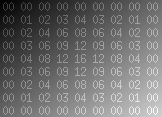
#> input picture Images/numbers.png, 162 x 117 px
$ python extraction_de_chiffres.py   (older library calls are emulated)
#> lines starting #> are read from the running program, lines starting #| are printed output that depends on the picture; after the words box and inside, x2 and y2 are one past the last pixel; in counts of white or black regions, pixels touching at a corner belong together
### common/strel.py
__author__ = 'chaussard'

import numpy as np
from operator import itemgetter
import math

#Fonction permettant de construire un element structurant
#Il faut choisir le type (disque, carre, diamant, ligne)
#Puis le parametre de taille et, dans le cas de la ligne, le parametre d'angle
#L'element structurant est donne sous forme de liste de coordonnees
def build_as_list(type, size, angle):
    if (type  == 'disque'):
        Strel = [] #Le resultat sera une liste de coordonnees
        #On parcourt tous les pixels entre -size et size pour tester si le disque passerait par le pixel : si oui, on l'allume
        for x in range(-((np.int)(size))-1,((np.int)(size))+2):
            for y in range(-((np.int)(size))-1,((np.int)(size))+2):
                if( (abs(x)-0.5)*(abs(x)-0.5) + (abs(y)-0.5)*(abs(y)-0.5) <= size*size ):
                    Strel.append((y,x))

    elif (type == 'carre'):
        #On place dans le resultat toutes les coordonnees entre -size et size inclus
        Strel = [(y,x) for x in range(-size, size+1) for y in range(-size, size+1)]

    elif (type == 'diamant'):
        #On parcourt ligne par ligne pour ajouter les segments qu'il faut
        Strel = [(i,j) for i in range(-size,size+1) for j in range(-size+abs(i), size-abs(i)+1)]


    elif (type == 'ligne'):
        Strel = []
        #Une ligne
        d=size
        a=angle

        #On place l'angle dans un intervalle entre 90 et -90
        while (a > 90):
            a = a - 180
        while (a < -90):
            a = a + 180
        #Si l'angle est superieur a 45deg, on retire 90def et on tournera le resultat obtenu...
        rot=0
        if (a>45):
            a = a-90
            rot=1
        elif (a<-45):
            a = a+90
            rot=3;
        #Conversion de l'angle en radian
        a=a*math.pi/180
        #Petite conversion pour ramener l'angle par rapport au coin inferieur gauche de l'ecran
        a=-a

        #Calcul de la taille de l'element structurant en fonction de d
        lx = int(math.ceil(d/math.sqrt(1+math.tan(a)*math.tan(a))))
        if(lx==0):
            lx = 1
        ly = int(math.ceil(d*math.tan(abs(a))/math.sqrt(1+math.tan(a)*math.tan(a))))
        if(ly==0):
            ly = 1

        #Allocation du resultat
        Strel = []

        #Algo de Bresenham
        for x in range(-lx,lx+1):
            y = math.tan(a)*x;
            Strel.append((int(round(y)), x))

        #Si nous devons tourner le resultat...
        if(rot>0):
            #La rotation s'effectue avec une transposee puis un flip horizontal
            for i in range(0, len(Strel)):
                Strel[i] = (-Strel[i][1], Strel[i][0])

    else:
        assert(False), type+" n'est pas un nom d'element structurant valide pour cette fonction."


    return Strel


#Fonction permettant de construire un element structurant
#Il faut choisir le type (disque, carre, diamant, ligne)
#Puis le parametre de taille et, dans le cas de la ligne, le parametre d'angle
#L'element structurant est donne sous forme d'une image
def build(type, size, angle=0):
	return toImage(build_as_list(type, size, angle))


#Fonction permettant de construire une image a partir d'une liste de points d'un element structurant
def toImage(Strel):
    if len(Strel) == 0:
        assert (False), "L element structurant donne en parametre est vide (trop petit)."

    #On recupere les plus grandes et petites coordonnees de l'element structurant
    max_i = max(Strel, key=itemgetter(0))[0]
    min_i = min(Strel, key=itemgetter(0))[0]
    max_j = max(Strel, key=itemgetter(1))[1]
    min_j = min(Strel, key=itemgetter(1))[1]


    #On alloue l'image de sortie
    Im = np.zeros([max_i-min_i+1, max_j-min_j+1, 1], np.uint8)

    for (i,j) in Strel:
        Im[i+abs(min_i), j+abs(min_j)] = 255

    return Im

### common/morpho.py
import cv2
import numpy

def erosion(img, el):
    return cv2.erode(img, el)

def dilatation(img, el):
    return cv2.dilate(img, el)

def gradient(img, el):
    return dilatation(img, el) - erosion(img, el)

def ouverture(img, el):
    return dilatation(erosion(img, el), el)

def fermeture(img, el):
    return erosion(dilatation(img, el), el)

def dilatation_conditionnelle(img, m, el):
    return numpy.minimum(img, dilatation(m, el))

def erosion_conditionnelle(img, m, el):
    return numpy.maximum(img, erosion(m, el))

# [25 lines left out: functions reconstruction_inferieure, reconstruction_superieure, ouverture_reconstruction, not called in this run]

def fermeture_reconstruction(im, el_fe, el_r):
    op = fermeture(im, el_fe)
    return reconstruction_superieure(im, op, el_r)

# [13 lines of commented-out code are left out]

# [26 lines left out: function ligne_des_eaux, not called in this run]

### common/utils.py
import cv2
import numpy as np

def seuil(img, seuil):
    img[img < seuil] = 0
    img[img >= seuil] = 255
    return img

def afficher(im, titre):
    cv2.imshow(titre, im)
    cv2.waitKey(0)


# La fonction de callback de la souris
# Le premier parametre decrit l'evenement de la souris qui a appele la fonction, les deux suivants donnent les coordonnes ou cet evenement a eu lieu, et le quatrieme decrit l'etat de la souris lors de l'evenement (bouton appuye, relache, etc...)
# Ces parametres sont toujours obligatoires pour cette fonction
# Le cinquieme parametre est personnalisable selon les cas
# Ici, c'est une liste avec en premier, l'image que l'on affiche et dont on va changer des couleurs de pixel
# Ensuite, trois valeurs pour specifier de quelle couleur on souhaite colorier les pixels
# Le dernier parametre est une liste de retour qui stockera les coordonnees des pixels cliques
# [28 lines left out: functions click_and_keep, afficher_et_cliquer_image, not called in this run]

### extraction_de_chiffres.py
import cv2
import numpy
from common import morpho, strel, utils


img = cv2.imread('./Images/numbers.png', cv2.IMREAD_GRAYSCALE)
#> img is the input picture: shape (117, 162); min 0, max 255, mean 111.1
cv2.imshow('Numbers', img)

el = strel.build('disque', 3)
#On fait une ouverture pour recuper le fond
ouv = morpho.ouverture(img, el)
#> in erosion, `return cv2.erode(img, el)`:
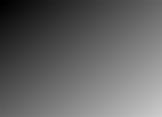
#> returned value: shape (117, 162); min 0, max 204, mean 99.7
cv2.imshow('Fond', ouv)

#On retire le fond de l'image
top_hat = img - ouv
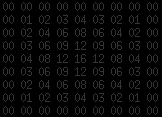
#> top_hat: shape (117, 162); min 0, max 53, mean 7.4
cv2.imshow('Fond retire', top_hat)

#On applique un seuil pour faire ressortir les chiffres
top_hat = utils.seuil(top_hat, 30)
#> in seuil, `img[img >= seuil] = 255`:
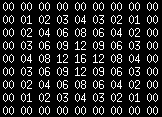
#> img: shape (117, 162); 14.2% white in thin lines or dots
cv2.imshow('Top hat', top_hat)

cv2.waitKey(0)

$ run again, with Images/SaltPepper.png copied over Images/numbers.png
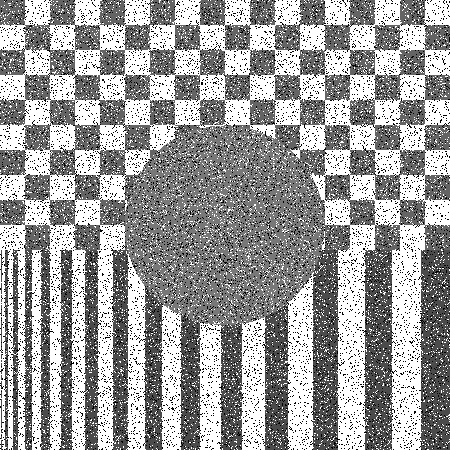
#> input picture Images/SaltPepper.png, 450 x 450 px
#> img is the input picture: shape (450, 450); min 0, max 255, mean 156.3
#> in dilatation, `return cv2.dilate(img, el)`:
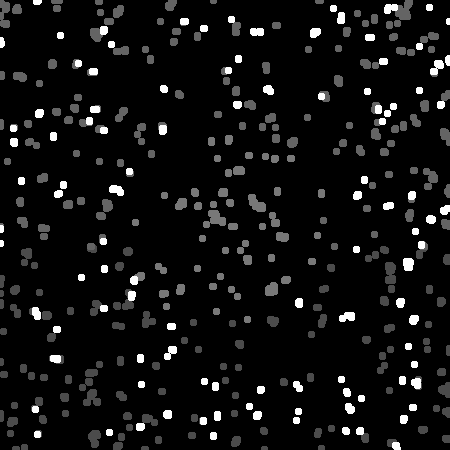
#> returned value: shape (450, 450); min 0, max 255, mean 16.7
#> in seuil, `img[img >= seuil] = 255`:
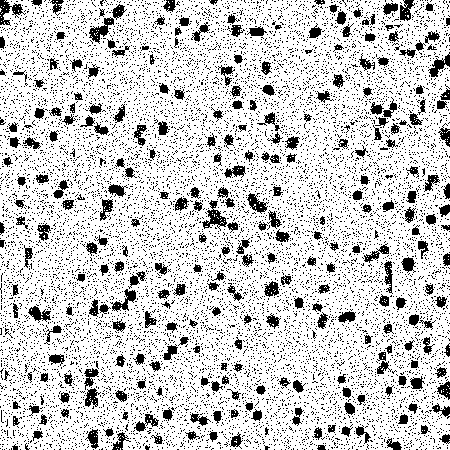
#> img: shape (450, 450); 80.3% white; 11400 black regions (11103 under 20 px), largest, box (x1, y1, x2, y2) and area: (202, 200, 227, 231) 288, (0, 0, 26, 26) 267, (89, 17, 114, 44) 259
